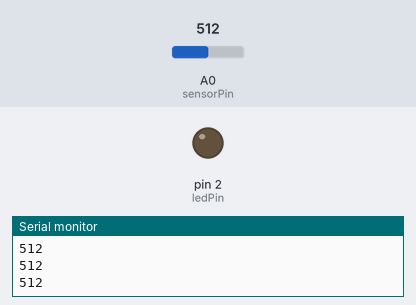
Recording of a sketch running on a simulated Arduino Uno, built with avr-gcc and run on an emulated ATmega328P. On the bench: output pins drawn as LEDs (lit = HIGH), the last lines printed to the serial monitor. Inputs (shaded band) come from the test bench; at power-on: A0 (sensorPin) = 512.

Above: at 1.2 s.
1.3 s: A0 (sensorPin) set to 886
2.8 s: A0 (sensorPin) set to 913
At 3.5 s:
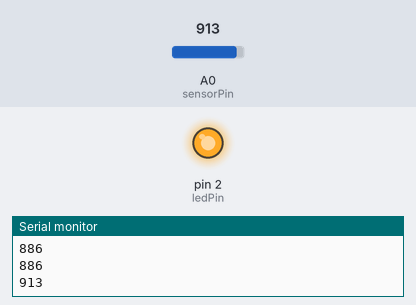
5.8 s: A0 (sensorPin) set to 900
At 7.8 s:
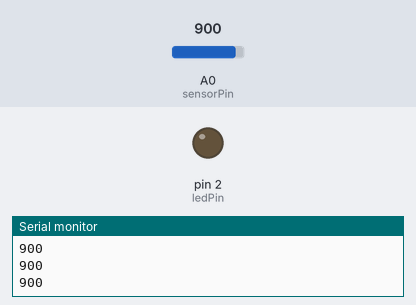
8.3 s: A0 (sensorPin) set to 1023
At 8.8 s:
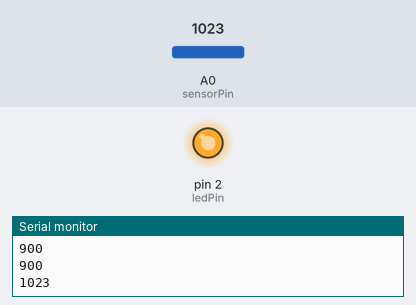
Timing chart, 0 to 11.3 s (numbered marks = the images above; inputs shaded):
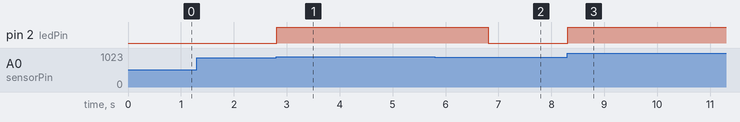

The sketch:

Door_Locker.ino
```cpp
const int sensorPin = A0;
const int ledPin = 2;

int sensorValue = 0;

void setup(){
  Serial.begin(9600);
  pinMode(ledPin, OUTPUT);
  digitalWrite(ledPin, LOW);
}

void loop(){
  sensorValue = analogRead(sensorPin);

  Serial.print(sensorValue);
  Serial.print("\n");

  if(sensorValue > 900){
    digitalWrite(ledPin, HIGH);
    delay(2000);
  }

  digitalWrite(ledPin, LOW);
}
```

Measured:
- the behaviour switches between 900 and 901 on A0 (sensorPin) (found by bisection; images 0 and 1)
- after the input at 2.8 s, pin 2 (ledPin): LOW → HIGH at once
- after the input at 5.8 s, pin 2 (ledPin): HIGH → LOW after 1.0 s
- after the input at 8.3 s, pin 2 (ledPin): LOW → HIGH at once
